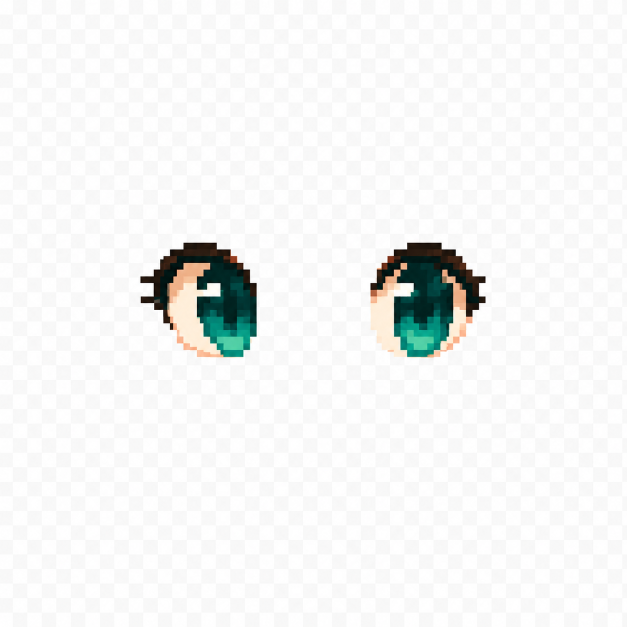
#> input picture assets/mini_game/images/blonde_eyes_open.png, 1254 x 1254 px, found by its file name (shown at 1/2 size)
$ python find_solid_regions.py
#> lines starting #> are read from the running program, lines starting #| are printed output that depends on the picture; after the words box and inside, x2 and y2 are one past the last pixel; in counts of white or black regions, pixels touching at a corner belong together
import numpy as np
from PIL import Image

def main():
    img = Image.open("assets/mini_game/images/blonde_eyes_open.png").convert("RGBA")
    arr = np.array(img)

    # Let's find all non-transparent pixels (alpha > 0)
    y_indices, x_indices = np.where(arr[:,:,3] > 0)
    print("Number of non-transparent pixels:", len(y_indices))
#| Number of non-transparent pixels: 1572516

    # Print a sample of non-transparent pixels near the boundaries of the non-transparent region
    # (e.g. Y = 500, X around 280-350)
    for x in range(278, 350, 5):
        print(f"At Y=500, X={x}: {arr[500, x]}")
#> this loop made 15 passes
#| At Y=500, X=278: [253 253 253 255]
#| At Y=500, X=283: [254 254 254 255]
#| At Y=500, X=288: [249 248 248 255]
#| At Y=500, X=293: [248 248 248 255]
#| At Y=500, X=298: [249 249 249 255]
#| At Y=500, X=303: [248 248 248 255]
#| At Y=500, X=308: [248 248 248 255]
#| At Y=500, X=313: [248 247 247 255]
#> (further printed lines are left out)

    # Let's inspect what's inside blonde_eyebrows.png
    eb = Image.open("assets/mini_game/images/blonde_eyebrows.png").convert("RGBA")
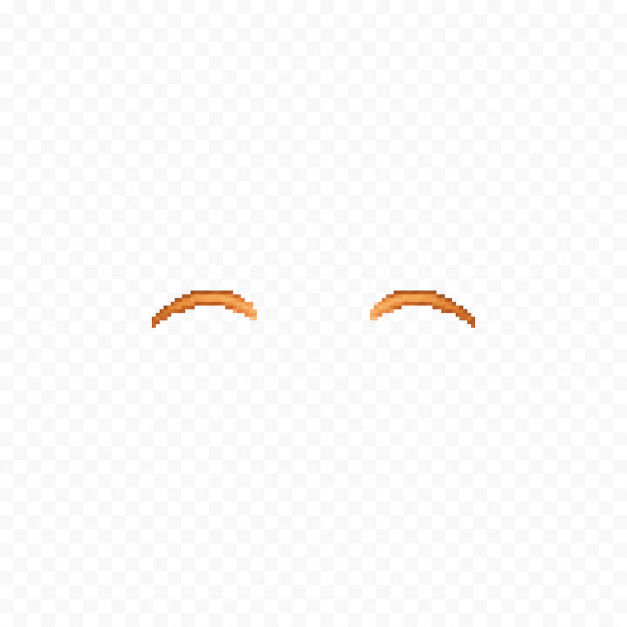
#> input picture assets/mini_game/images/blonde_eyebrows.png, 1254 x 1254 px, found by its file name (shown at 1/2 size)
#> eb is the input picture: PIL image 1254x1254 RGBA; mean R, G, B, A 187.3, 184.3, 184.4, 13
    eb_arr = np.array(eb)
    eb_non_transparent = eb_arr[:,:,3] > 0
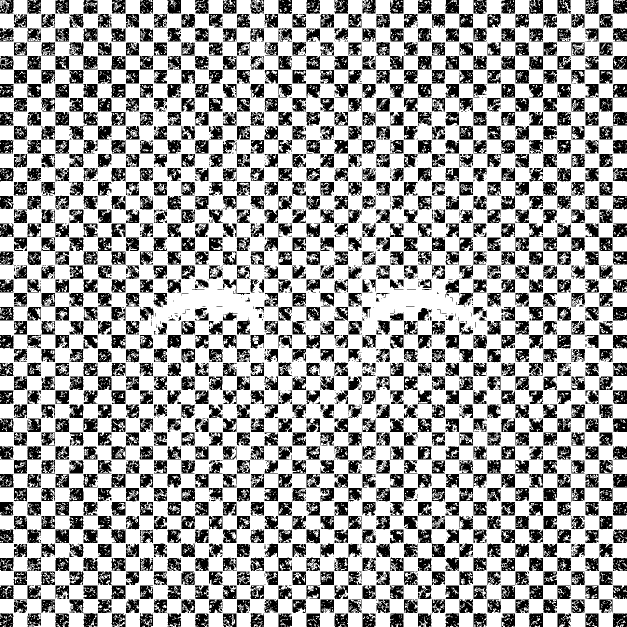
#> eb_non_transparent: shape (1254, 1254) bool (shown at 1/2 size); 65.8% white; 2946 black regions (1832 under 20 px), largest, box (x1, y1, x2, y2) and area: (1226, 614, 1254, 641) 674, (1226, 948, 1254, 975) 673, (1226, 280, 1254, 307) 670
    print("Total non-transparent pixels in blonde_eyebrows.png:", np.sum(eb_non_transparent))
#| Total non-transparent pixels in blonde_eyebrows.png: 1034904
    y_eb, x_eb = np.where(eb_non_transparent)
    if len(y_eb) > 0:
        print("Eyebrows Y range:", y_eb.min(), "to", y_eb.max())
#| Eyebrows Y range: 0 to 1253
        print("Eyebrows X range:", x_eb.min(), "to", x_eb.max())
#| Eyebrows X range: 0 to 1253

if __name__ == "__main__":
    main()
